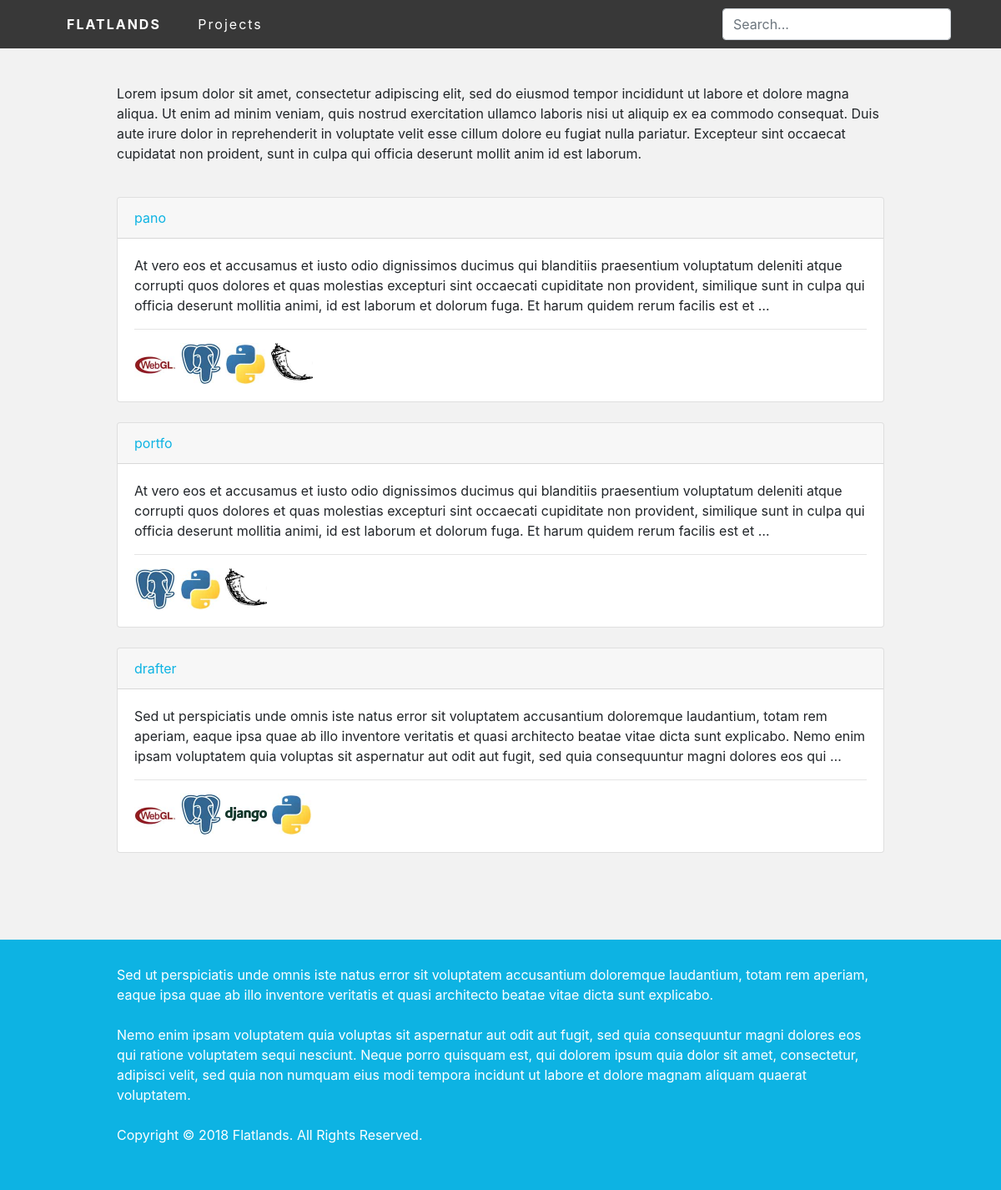
The page /projects/ on the database as committed earlier.
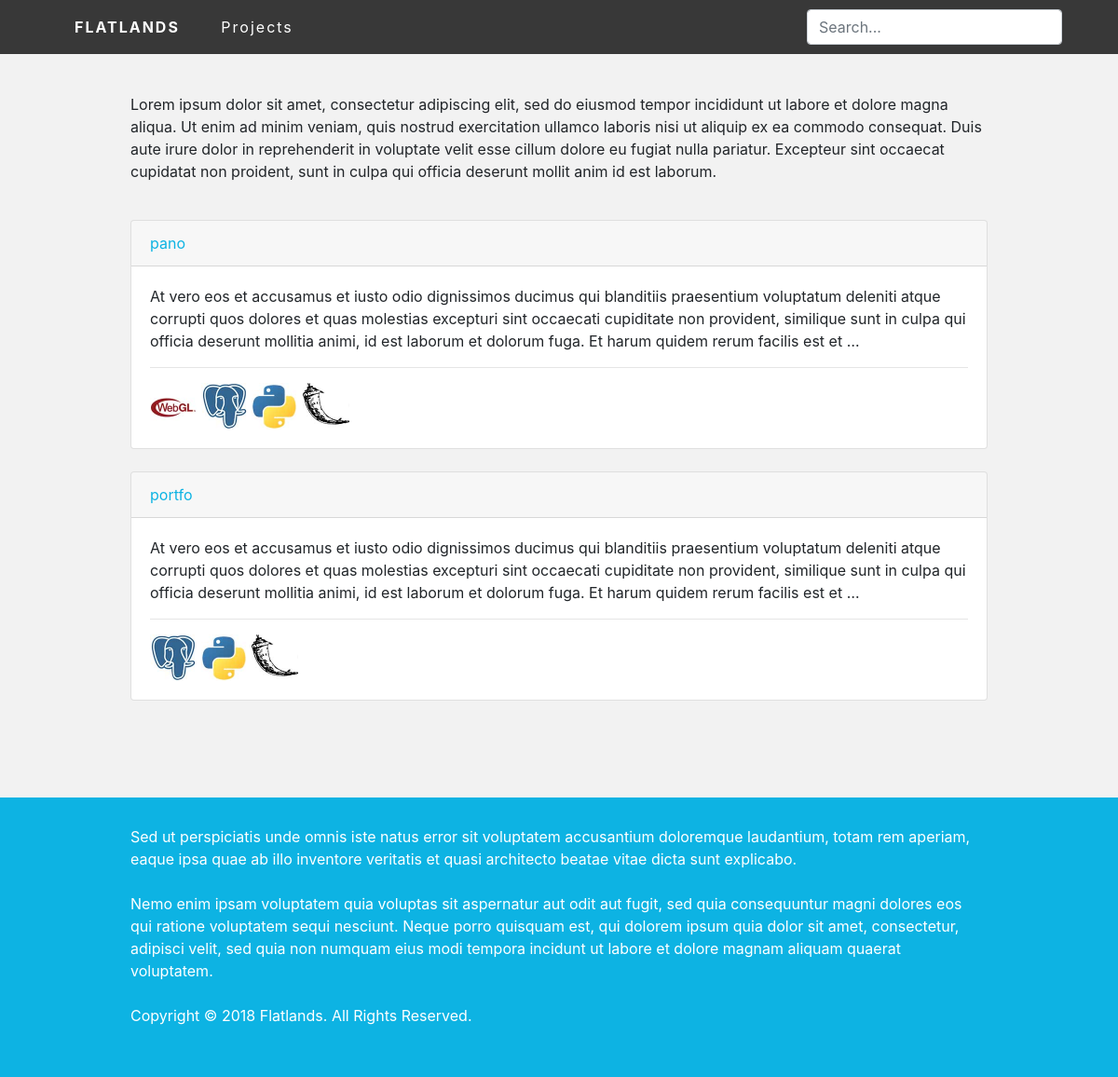
The same page on the database as committed later.
### blog/models.py (models this page shows)
class Project(models.Model):
    name = models.CharField(max_length=200)
    pub_date = models.DateTimeField('date published')
    content = models.CharField(max_length=5000)
    tags = models.CharField(max_length=200)
    def __str__(self):
        return self.name

class UsedSoftware(models.Model):
    name = models.CharField(max_length=200)
    small_logo = models.CharField(max_length=200)
    projects = models.ManyToManyField(Project, blank=True)
    website = models.CharField(max_length=200)
    def __str__(self):
        return self.name

### blog/views.py (the view)
# urls.py: path('projects/', views.projects, name='projects'),
def projects(request):
    projects = Project.objects.order_by('-pub_date')
    context = {'projects': projects}
    return render(request, 'blog/projects.html', context)

### blog/templates/blog/projects.html
{% extends "blog/base.html" %}
{% load static %}
{% block content %}
<div style="padding-top:100px;padding-bottom:40px;">
Lorem ipsum dolor sit amet, consectetur adipiscing elit, sed do eiusmod tempor incididunt ut labore et dolore magna aliqua. Ut enim ad minim veniam, quis nostrud exercitation ullamco laboris nisi ut aliquip ex ea commodo consequat. Duis aute irure dolor in reprehenderit in voluptate velit esse cillum dolore eu fugiat nulla pariatur. Excepteur sint occaecat cupidatat non proident, sunt in culpa qui officia deserunt mollit anim id est laborum.
</div>
{% for project in projects %}
      <div class="card">
            <div class="card-header">
                    <a href="/projects/{{ project.id }}/">{{project}}</a>
            </div>
            <div class="card-body">
                    <div>
                            <div>
                         {{project.content|truncatewords:50}}
                    </div>
                    </div>
                    <hr>
                    <div>
                                {% for tech in project.usedsoftware_set.all %}
                                <a href="{{tech.website}}"><img class="tech-icon" src="{% static 'blog/img/'|add:tech.small_logo %}" alt="{{tech}} icon"></a>
                                {% endfor %}
                    </div>
            </div>
          </div>
          <br>
{% endfor %}
{% endblock %}

### blog/templates/blog/base.html (shortened to what this page needs)
{% load static %}
<!DOCTYPE html>
<html lang="en">
  <head>
    <link rel="stylesheet" href="https://stackpath.bootstrapcdn.com/bootstrap/4.1.1/css/bootstrap.min.css">
    <link rel="stylesheet" type="text/css" href="{% static 'blog/main.css' %}" />
  </head>
  <body>
    <div id="border-header">
       <div id="border-header-nav">
         <div>
          <a style="font-weight:bold;" href="/">FLATLANDS</a> <a href="/projects/">Projects</a>
          </div>
          </div>
          <div id="border-header-search">
              <input type="text" class="form-control" style="margin:0" placeholder="Search...">
          </div>
    </div>
            <div class="content">
    {% block content %}{% endblock %}
  </div>
    {% include "blog/footer.html" %}
  </body>
</html>

### blog/templates/blog/footer.html
<div id="footer">
    <div id="footer-content">
            Sed ut perspiciatis unde omnis iste natus error sit voluptatem accusantium doloremque laudantium, totam rem aperiam, eaque ipsa quae ab illo inventore veritatis et quasi architecto beatae vitae dicta sunt explicabo.
            <br><br>
            Nemo enim ipsam voluptatem quia voluptas sit aspernatur aut odit aut fugit, sed quia consequuntur magni dolores eos qui ratione voluptatem sequi nesciunt. Neque porro quisquam est, qui dolorem ipsum quia dolor sit amet, consectetur, adipisci velit, sed quia non numquam eius modi tempora incidunt ut labore et dolore magnam aliquam quaerat voluptatem.
            <br><br>
        Copyright © 2018 Flatlands. All Rights Reserved.
    </div>
</div>

### blog/static/blog/main.css (style rules this page uses)
body { background-color: #f2f2f2; }
.tech-icon { width:50px; height:50px; }
#border-header { background-color: #383838; display: flex; justify-content: space-between; padding-left: 60px; padding-right: 60px; position: fixed; top: 0; z-index:1000; width: 100%; }
#border-header-nav { display: flex; font-size:16px; align-items: center; }
#border-header-nav div { margin: 0 auto; }
#border-header-search { padding-top: 10px; padding-bottom: 10px; }
#border-header-nav a:link { padding-right: 20px; padding-left: 20px; letter-spacing: 2px; color: white; }
.content { max-width: 1000px; padding-bottom: 80px; padding-left:40px; padding-right:40px; margin: auto auto; }
#footer { background-color: #0db3e3; height: 300px; padding-top: 30px; }
#footer-content { margin: auto auto; color: white; max-width: 1000px; padding-left:40px; padding-right:40px; }
a:link { color: #0db3e3; }

Rows that differ between the two databases and show on the page:
removed Project: name "drafter", content "Sed ut perspiciatis unde omnis iste natus error sit voluptatem accusantium doloremque laudantium, totam rem aperiam, eaque ipsa quae ab illo inventore veritatis et quasi architecto beatae vitae dicta sunt explicabo. Nemo enim ipsam voluptatem quia voluptas sit aspernatur aut odit aut fugit, sed quia consequuntur magni dolores eos qui …", UsedSoftware (small_logo+name (picture)), UsedSoftware (small_logo+name (picture)), UsedSoftware (small_logo+name (picture))
no longer on this page (row unchanged): UsedSoftware: small_logo+name (picture), shown under "drafter"
